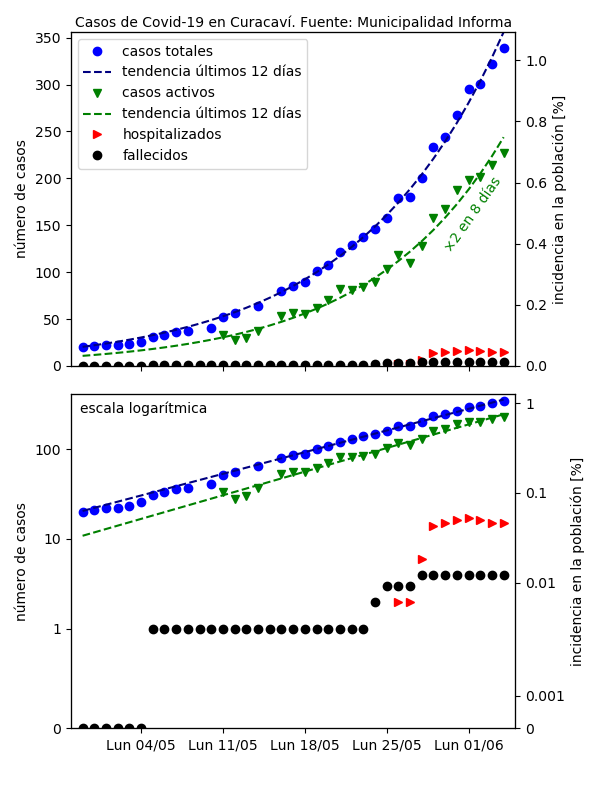

The script that saved this image:
#! /usr/bin/env python3

from astropy.io import ascii
import numpy as np

import matplotlib
from matplotlib import pylab as plt
from matplotlib.dates import DateFormatter, WeekdayLocator, DayLocator, MO
from matplotlib.ticker import StrMethodFormatter
from scipy.stats import linregress


def grafica_curacavi(plot_log=False):

    HABITANTES = 36430 # proyección 2020
    DAY = np.timedelta64(24, 'h')
    tabla = ascii.read('input/curacavi.dat')
    fecha = np.array([np.datetime64(d) for d in tabla['fecha']])
    casos = tabla['casos totales']
    activos = tabla['casos activos']
    hosp = tabla['hospitalizados']
    muertos = tabla['fallecidos']

    # keep = ~casos.mask
    keep = fecha - fecha[-1] > -12 * DAY 
    dia = np.array([(f - fecha[0]).item().days for f in fecha[keep]])
    reg = linregress(dia, np.log(casos[keep]))
    tendencia_casos = np.exp(reg.slope * dia + reg.intercept) 

    #keep = ~activos.mask
    keep = fecha - fecha[-1] > -12 * DAY 
    dia = np.array([(f - fecha[0]).item().days for f in fecha[keep]])
    reg = linregress(dia, np.log(activos[keep]))
    tendencia_activos = np.exp(reg.slope * dia + reg.intercept) 
    dias_duplicacion = np.log(2) / reg.slope


    nplot = 1 + plot_log
    fig = plt.figure(1, figsize=(6, 2 + 3 * nplot))
    fig.clf()
    for i in range(nplot):
        ax = fig.add_subplot(nplot, 1, i + 1)
        ax.plot(fecha, casos, 'bo', label='casos totales')
        ax.plot(fecha[keep], tendencia_casos, '--', color=(0, 0, .5), 
            label='tendencia últimos 12 días' )
        ax.plot(fecha, activos, 'gv', label='casos activos')
        ax.plot(fecha[keep], tendencia_activos, '--', color=(0, .5, 0), 
            label='tendencia últimos 12 días')
        ax.plot(fecha, hosp, 'r>', label='hospitalizados')
        ax.plot(fecha, muertos, 'ko', label='fallecidos')
        ax.xaxis.set_major_formatter(DateFormatter('Lun %d/%m'))
        ax.xaxis.set_major_locator(WeekdayLocator(byweekday=MO))
        ax.set_xlim(min(fecha) - 1, max(fecha) + 1)
        ax.set_ylabel('número de casos')
        if i == 0:
            ax.set_ylim(0, 1.05 * max(casos))
        else:
            ax.set_ylim(0, 1.2 * max(casos))
        ax2 = ax.twinx()
        y1, y2 = ax.get_ylim()
        y1 *= 100 / HABITANTES 
        y2 *= 100 / HABITANTES
        ax2.set_ylabel('incidencia en la población [%]')
        ax3 = ax.twiny()
        ax3.set_xticks([])
        fuente = 'Municipalidad Informa'
        if i == 1:
            linthreshy = 1.
            ax.set_yscale('symlog', linthreshy=linthreshy)
            linthreshy *= 100 / HABITANTES
            ax2.set_yscale('symlog', linthreshy=linthreshy)
            ax.yaxis.set_major_formatter(StrMethodFormatter('{x:.0f}'))
            ax2.yaxis.set_major_formatter(StrMethodFormatter('{x:g}'))
            ax.text(.02, 0.98, 'escala logarítmica', va='top',
                    transform=ax.transAxes)
        else:
            text = '×2 en {:.0f} días'.format(dias_duplicacion)
            y_text = 0.8 * min(tendencia_activos[-1], activos[-1])
            ax.text(fecha[-1], y_text, text,
                rotation=62, va='top', ha='right', color=(0,.5,0),
                fontsize=12)
            ax.legend(loc='upper left')
            if nplot == 2:
                ax.set_xticklabels([])
            ax3.set_xlabel('Casos de Covid-19 en Curacaví. Fuente: ' + fuente)
        ax2.set_ylim(y1, y2)
    for label in ax.get_xticklabels():
        label.set_rotation(30)
        label.set_ha('right')
    fig.savefig('graphics/curacavi.png')
    fig.tight_layout()
    fig.show()

if __name__ == "__main__":
    grafica_curacavi()
